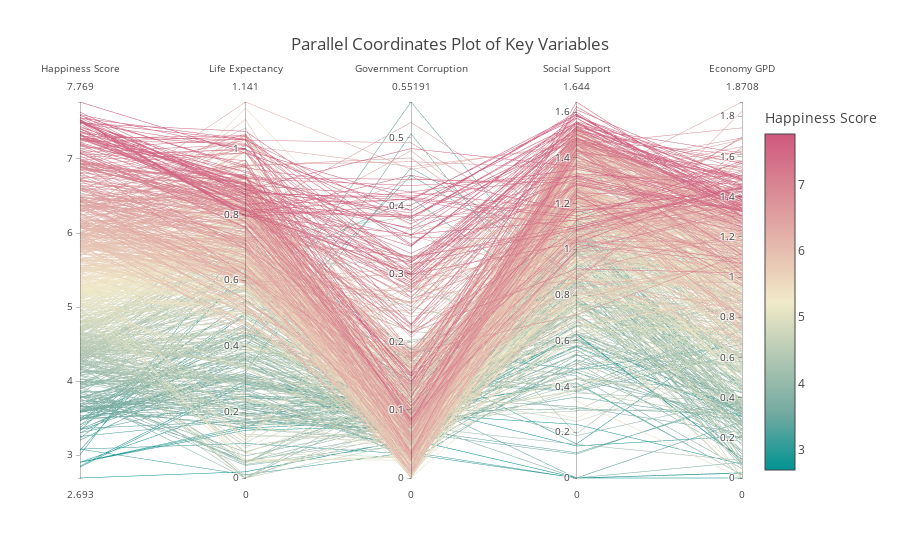

Write notebook code for a chart like this one.
### Code cell
# 6. Parallel Coordinates Plot of Key Variables
key_variables = ['Happiness Score', 'Life Expectancy', 'Government Corruption', 'Social Support', 'Economy GPD']
fig5 = px.parallel_coordinates(data, dimensions=key_variables, 
                                color='Happiness Score', color_continuous_scale=px.colors.diverging.Tealrose, 
                                title="Parallel Coordinates Plot of Key Variables")
fig5.show()

### Figure 1 — Plotly figure (JSON) as saved in the notebook; plotly's stock layout.template omitted (floating-point values rounded to 4 significant figures; data arrays with more than 128 entries replaced by an {"elided": "..."} marker saying what was removed)
{"data": [{"dimensions": [{"label": "Happiness Score", "values": {"elided": "781 float values"}}, {"label": "Life Expectancy", "values": {"elided": "781 float values"}}, {"label": "Government Corruption", "values": {"elided": "781 float values"}}, {"label": "Social Support", "values": {"elided": "781 float values"}}, {"label": "Economy GPD", "values": {"elided": "781 float values"}}], "domain": {"x": [0, 1], "y": [0, 1]}, "line": {"color": {"elided": "781 float values"}, "coloraxis": "coloraxis"}, "name": "", "type": "parcoords"}], "layout": {"autosize": true, "coloraxis": {"colorbar": {"title": {"text": "Happiness Score"}}, "colorscale": [[0, "rgb(0, 147, 146)"], [0.1667, "rgb(114, 170, 161)"], [0.3333, "rgb(177, 199, 179)"], [0.5, "rgb(241, 234, 200)"], [0.6667, "rgb(229, 185, 173)"], [0.8333, "rgb(217, 137, 148)"], [1, "rgb(208, 88, 126)"]]}, "legend": {"tracegroupgap": 0}, "title": {"text": "Parallel Coordinates Plot of Key Variables"}}}
